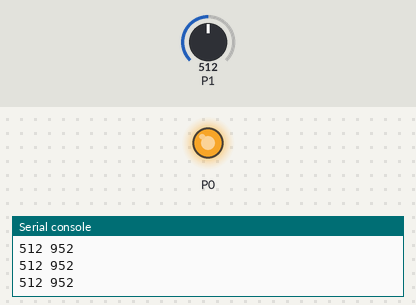
Simulated run of this program. Board: BBC micro:bit running MicroPython. On the bench: output pins drawn as LEDs (lit = HIGH), the last lines printed to the serial console. The test bench sets the inputs (shaded band); at power-on: P1 = 512 (analog values on the 0–1023 scale).

Above: at 1.2 s.
1.3 s: P1 set to 306
At 2.1 s:
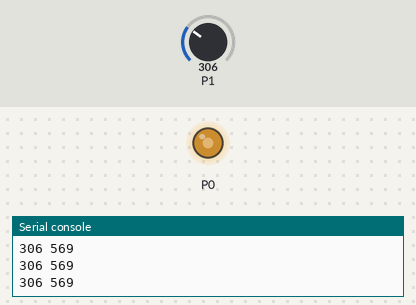
2.8 s: P1 set to 122
At 3.4 s:
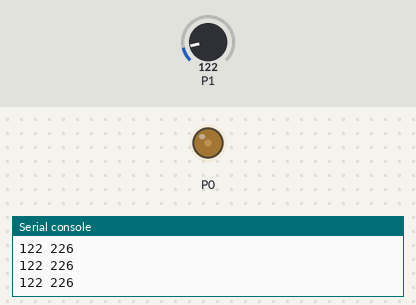
4.3 s: P1 set to 0
At 4.8 s:
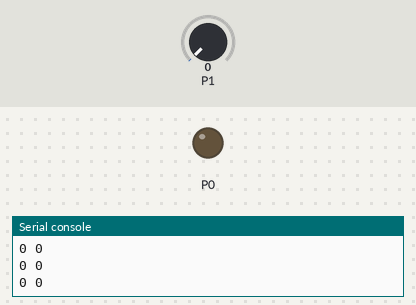
5.8 s: P1 set to 511
At 6.2 s:
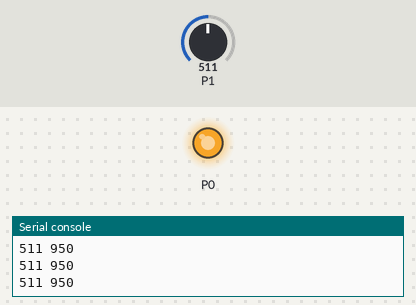
Timing chart, 0 to 8.3 s (numbered marks = the images above; inputs shaded):
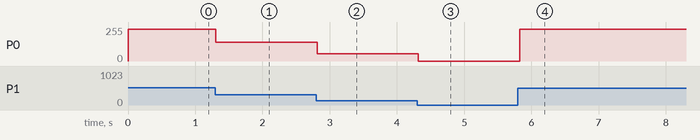

The program:

ledAndPhoto.py
```python
from microbit import *

def map_range(x, in_min, in_max, out_min, out_max):
    return (x - in_min) * (out_max - out_min) // (in_max - in_min) + out_min

min = 10_000
max = 0

try:
    while True:
        adcValue = pin1.read_analog()
        if adcValue < min:
            min = adcValue
        if adcValue > max:
            max = adcValue

        scaled = map_range(adcValue, 0, 550, 0, 1023)
        # valori scalati calcolati sulla luce dell'ambiente di test
        # e sul trimer del led grove

        # Output a PWM signal on the pin, with the duty cycle proportional to the provided value.
        # The value may be either an integer or a floating point number between 0 (0% duty cycle) and 1023 (100% duty).
        pin0.write_analog(scaled)
        print(adcValue, scaled)

        # wait for 100 milliseconds
        sleep(100)

except:
    print("Done")
    print(adcValue, '[', min, ',', max, ']')

# bot
```

Measured:
- after the input at 1.3 s, P0: 237/255 → 142/255 at once
- after the input at 2.8 s, P0: 142/255 → 56/255 at once
- after the input at 4.3 s, P0: 56/255 → 0/255 at once
- after the input at 5.8 s, P0: 0/255 → 237/255 at once
